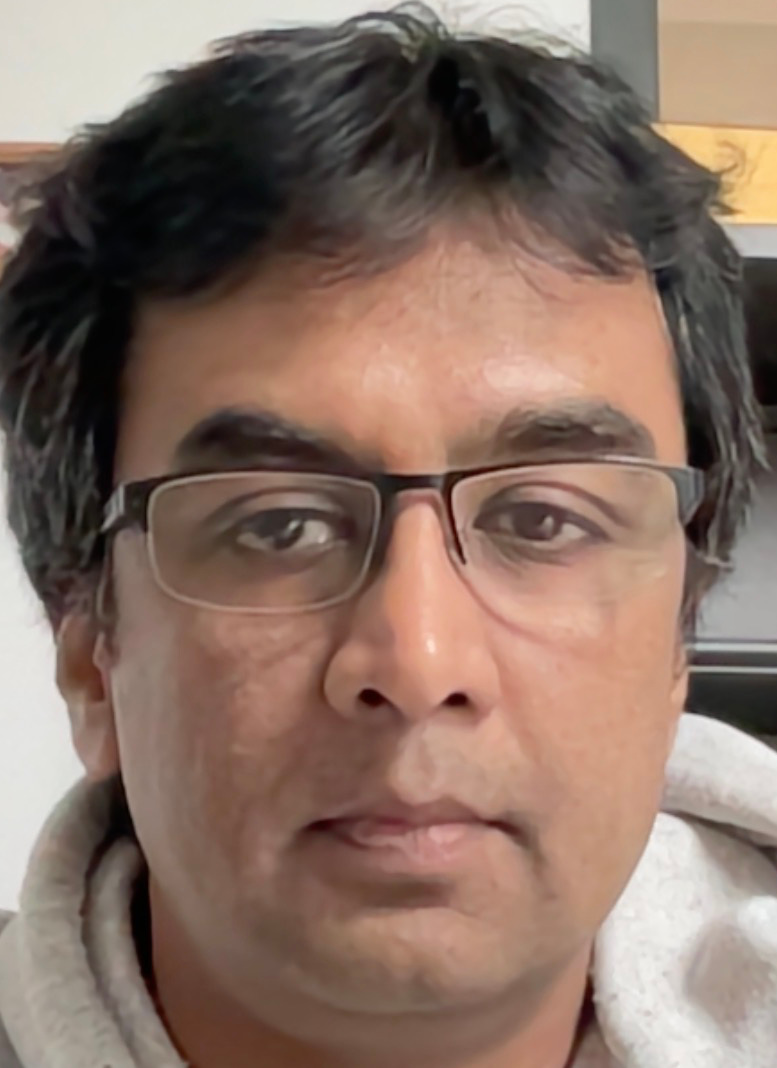
#> input picture hw2/JS_template.jpg, 777 x 1068 px
$ jupyter execute --allow-errors registration.ipynb   (older library calls are emulated)
#> lines starting #> are read from the running program, lines starting #| are printed output that depends on the picture
#> `template = cv2.imread('./JS_template.jpg', 0)`:
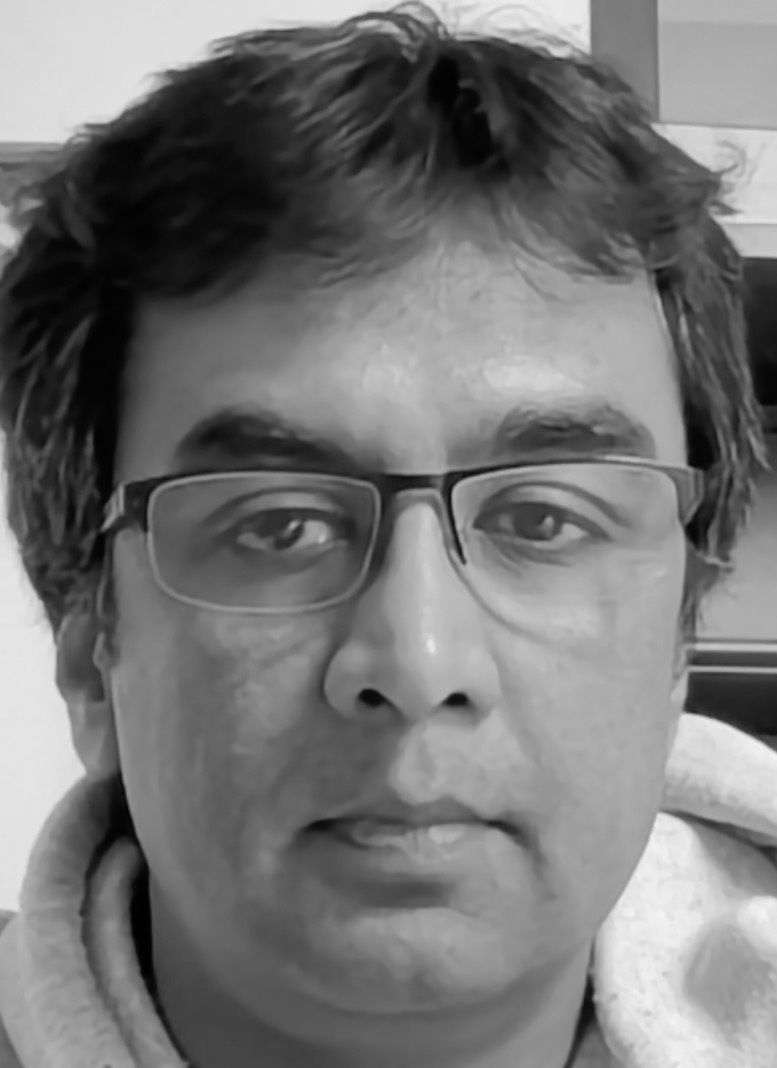
#> template: shape (1068, 777); min 0, max 244, mean 117.5
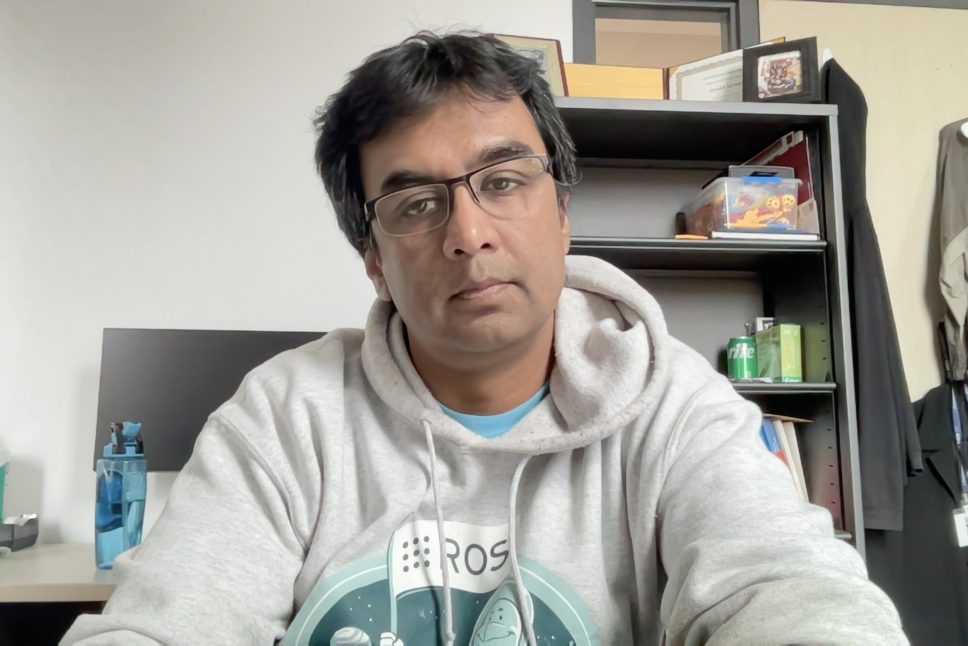
#> input picture hw2/JS_target1.jpg, 2904 x 1936 px (shown at 1/3 size)
#> `target = cv2.imread('./JS_target{}.jpg'.format(i+1), 0)`:
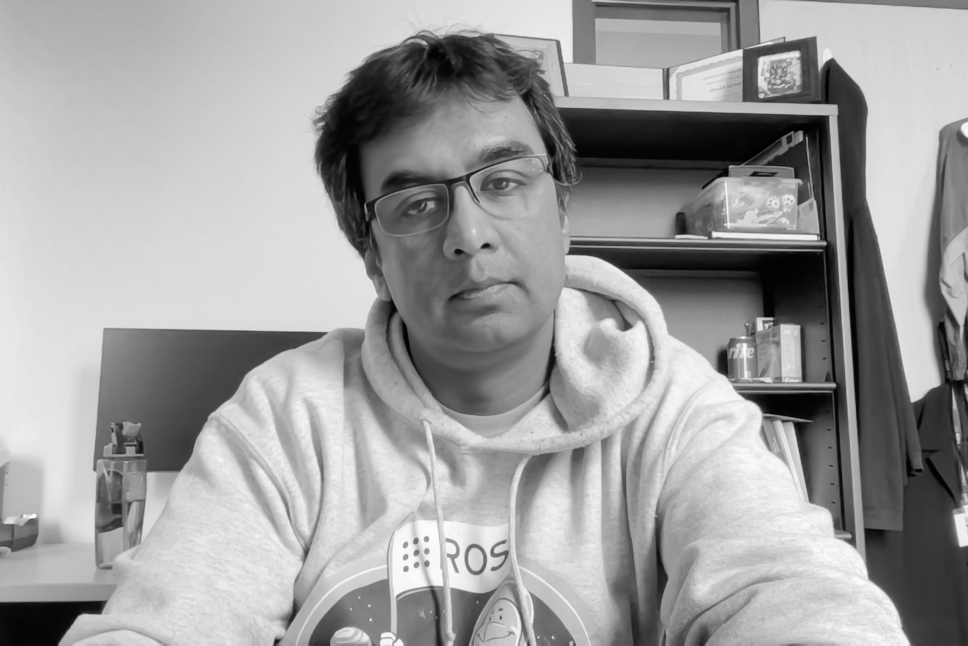
#> target: shape (1936, 2904) (shown at 1/3 size); min 0, max 255, mean 158.3
#> pass 2 of the loop `for i in range(4):`:
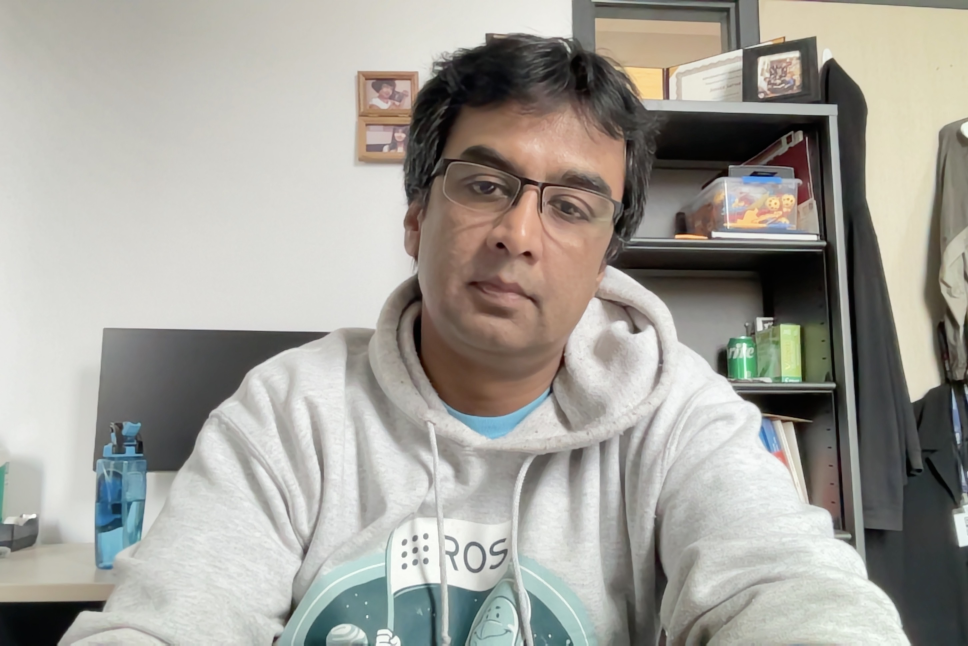
#> input picture hw2/JS_target2.jpg, 2904 x 1936 px (shown at 1/3 size)
#> `target = cv2.imread('./JS_target{}.jpg'.format(i+1), 0)`:
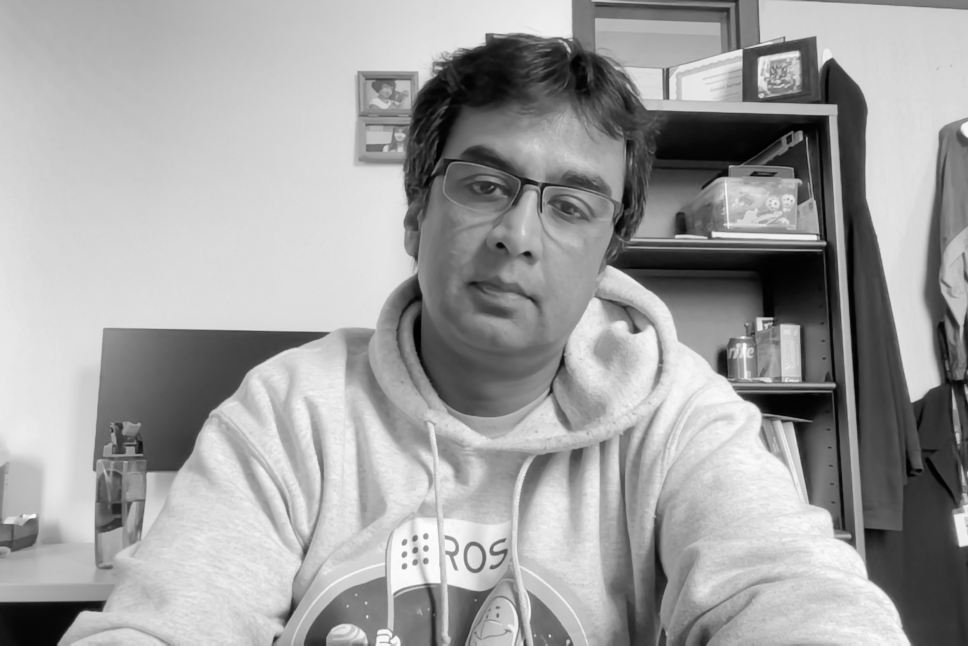
#> target: shape (1936, 2904) (shown at 1/3 size); min 0, max 255, mean 160.5
#> pass 3 of the loop `for i in range(4):`:
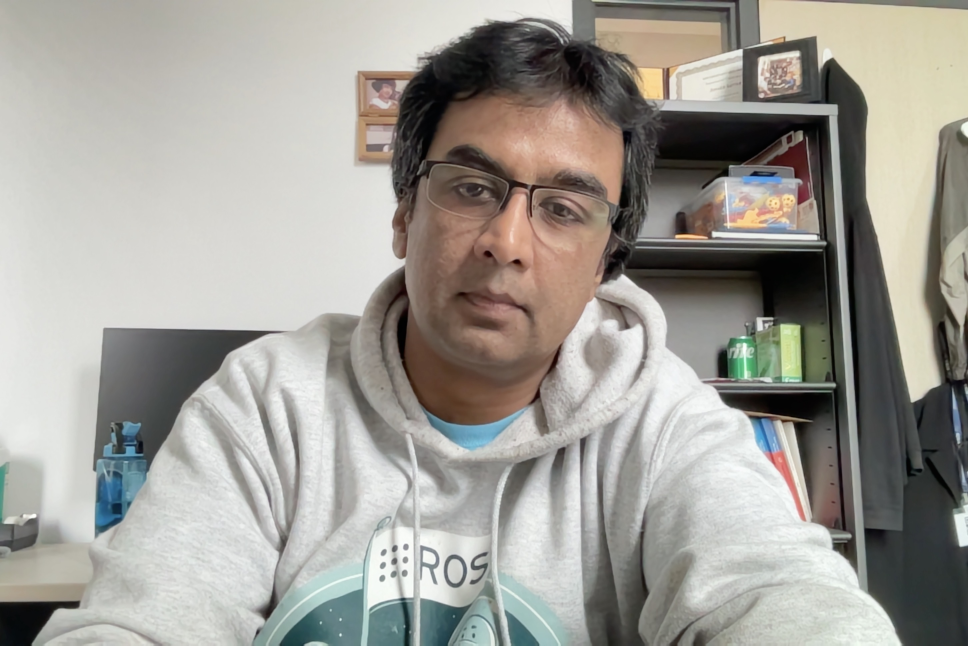
#> input picture hw2/JS_target3.jpg, 2904 x 1936 px (shown at 1/3 size)
#> `target = cv2.imread('./JS_target{}.jpg'.format(i+1), 0)`:
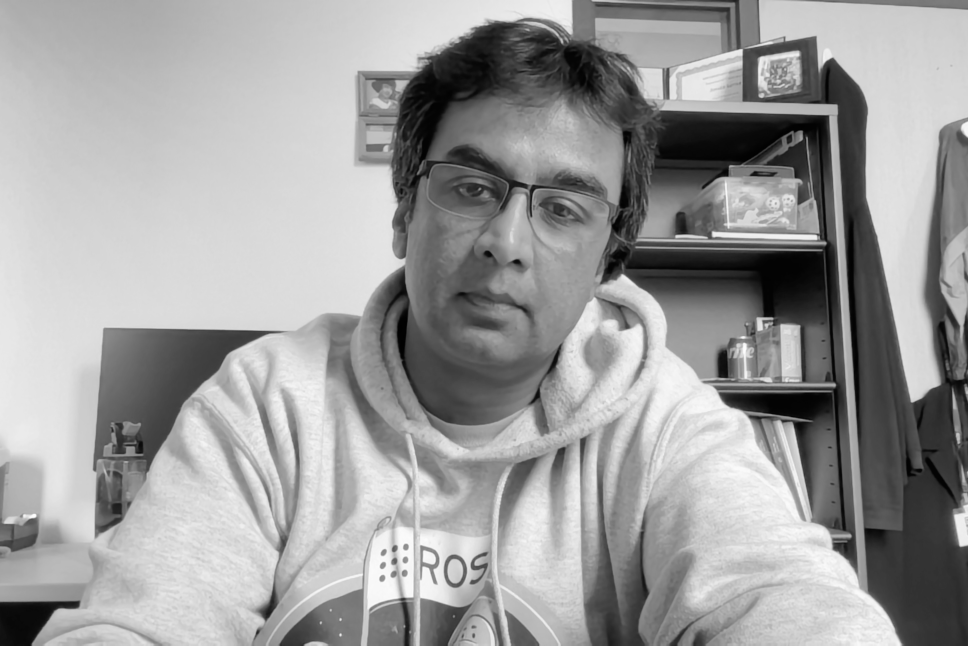
#> target: shape (1936, 2904) (shown at 1/3 size); min 0, max 255, mean 157.2
#> the loop made 4 passes; the first 3 are shown
IMPORT LIBRARIES

[cell 1]
import cv2
import numpy as np
import scipy.io as sio
import matplotlib.pyplot as plt
from sklearn.neighbors import NearestNeighbors
from scipy import interpolate

[cell 2]
def visualize_find_match(img1, img2, x1, x2, img_h=500):
    assert x1.shape == x2.shape, 'x1 and x2 should have same shape!'
    scale_factor1 = img_h/img1.shape[0]
    scale_factor2 = img_h/img2.shape[0]
    img1_resized = cv2.resize(img1, None, fx=scale_factor1, fy=scale_factor1)
    img2_resized = cv2.resize(img2, None, fx=scale_factor2, fy=scale_factor2)
    x1 = x1 * scale_factor1
    x2 = x2 * scale_factor2
    x2[:, 0] += img1_resized.shape[1]
    img = np.hstack((img1_resized, img2_resized))
    plt.imshow(img, cmap='gray', vmin=0, vmax=255)
    for i in range(x1.shape[0]):
        plt.plot([x1[i, 0], x2[i, 0]], [x1[i, 1], x2[i, 1]], 'b')
        plt.plot([x1[i, 0], x2[i, 0]], [x1[i, 1], x2[i, 1]], 'bo')
    plt.axis('off')
    plt.show()

[cell 3]
# [48 lines left out: function visualize_align_image, not called in this run]

[cell 4]
# [28 lines left out: function visualize_track_multi_frames, not called in this run]

[cell 5]
# [28 lines left out: function visualize_align_image_using_feature, not called in this run]

[cell 6]
def find_match(img1, img2):
    # To do
    # Create a sift object.
    sift = cv2.SIFT_create()

    # Extract the keypoints and the corresponding descriptors.
    keypoints_1, descriptor_1 = sift.detectAndCompute(img1, None)
    keypoints_2, desciptior_2 = sift.detectAndCompute(img2, None)

    # Create a Nearest Neighbour object.
    neigh = NearestNeighbors(n_neighbors = 2) # We only need two points, second point is used for ratio test.

    # Fit the algo to the data that we have, we fit the second image and run the algo for points in img1.
    neigh.fit(desciptior_2)
    distances, indices = neigh.kneighbors(descriptor_1, n_neighbors = 2, return_distance=True )

    # Find the distance ratio between first and second value.
    distance_ratio = distances[:,0]/distances[:,1]

    # Get the indices of points which correspond to each other from the two images.
    indices_1 = np.where(distance_ratio < 0.7)[0]
    indices_2 = indices[np.where(distance_ratio < 0.7)][:,0]

    # Get the coordinates of points and store in x1, x2
    x1 = np.array([[keypoints_1[i].pt[0], keypoints_1[i].pt[1]] for i in indices_1])
    x2 = np.array([[keypoints_2[i].pt[0], keypoints_2[i].pt[1]] for i in indices_2])

    return x1, x2

[cell 7]
def align_image_using_feature(x1, x2, ransac_thr, ransac_iter):
    # To do
    np.random.seed(32) # Set random seed for debugging.

    max_inliner = 0
    # Go in a loop for number of iterations.
    for _ in range(ransac_iter):
        # Get index points of three points from a list of indices.
        # We need three correspondance points for a Affine transformation.
        index_points = np.random.choice(len(x1), 3,replace=False) # Output will a numpy array.

        # Get the three points at the random indices we generated.
        u1, v1 = x1[index_points[0]][0], x1[index_points[0]][1]
        u2, v2 = x1[index_points[1]][0], x1[index_points[1]][1]
        u3, v3 = x1[index_points[2]][0], x1[index_points[2]][1]
        u1_, v1_ = x2[index_points[0]][0], x2[index_points[0]][1]
        u2_, v2_ = x2[index_points[1]][0], x2[index_points[1]][1]
        u3_, v3_ = x2[index_points[2]][0], x2[index_points[2]][1]

        # Make the M matrix in equation Mx = b
        M = np.array([[u1, v1, 1, 0, 0, 0],
                    [0, 0, 0, u1, v1, 1],
                    [u2, v2, 1, 0, 0, 0],
                    [0, 0, 0, u2, v2, 1],
                    [u3, v3, 1, 0, 0, 0],
                    [0, 0, 0, u3, v3, 1]])

        # Create a b matrix in equation Mx = b.
        b = np.array([  u1_,
                        v1_,
                        u2_,
                        v2_,
                        u3_,
                        v3_])

        # I used loops and implemented the squared distance for this but now replaced it with Prof's code for consistency.
        # Find the affine transform matrix (x matrix)
        x = np.matmul( np.matmul( np.linalg.inv( np.matmul(M.T, M)), M.T) , b)
        # Make the affine matrix from x.
        temp_A = np.array([[x[0], x[1], x[2]],
                           [x[3], x[4], x[5]],
                           [0,     0,    1]])

        # Find the predicted x2 points.
        x2_t = np.hstack((x1, np.ones((x1.shape[0], 1)))) @ temp_A.T    # Transpose of equation is done.

        # Find the error in transformation for each point.
        # Sum of square diffrence error.
        errors = np.sum(np.square(x2_t[:, :2] - x2), axis=1)
        inliners = np.sum(errors < ransac_thr)   # find the number of inliners.

        if inliners > max_inliner:
            A = temp_A    # Set the return affine transfrom as this one
            max_inliner = inliners   # Set new value for the max_inliners.
    return A

[cell 8]
# [17 lines left out: function warp_image, not called in this run]

[cell 9]
# [76 lines left out: function align_image, not called in this run]

[cell 10]
# [16 lines left out: function track_multi_frames, not called in this run]

#> (a cell that did not finish here is left out)

#> in find_match, `keypoints_1, descriptor_1 = sift.detectAndCompute(img1, None)`: keypoints_1 = 422 keypoints; strongest (x, y, size): (457, 700, 13.6), (197, 189, 149.9), (103, 820, 49.9), (588, 1014, 19.5)
#> in find_match, `keypoints_2, desciptior_2 = sift.detectAndCompute(img2, None)`: keypoints_2 = 1765 keypoints; strongest (x, y, size): (2273, 629, 157.9), (2761, 1125, 79.5), (286, 1821, 31.9), (2323, 1210, 65.2)
#> in find_match, `neigh.fit(desciptior_2)`:
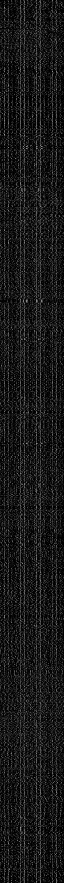
#> desciptior_2: shape (1765, 128) float32 (shown at 1/2 size); min 0, max 213, mean 24.4
#> in find_match, `distances, indices = neigh.kneighbors(descriptor_1, n_neighbors = 2, r..`: distances = 422 pairs, first value 68.93 to 406.4, second value 109.4 to 426.7; indices = 422 pairs, first value 0 to 1755, second value 0 to 1764
#> in find_match, `distance_ratio = distances[:,0]/distances[:,1]`: distance_ratio = 422 values, max 1 at index 83, min 0.287 at index 231, mean 0.873
#> in find_match, `indices_1 = np.where(distance_ratio < 0.7)[0]`: indices_1 = 53 values from 9 to 393
#> in find_match, `indices_2 = indices[np.where(distance_ratio < 0.7)][:,0]`: indices_2 = 53 values, max 1120 at index 13, min 250 at index 9, mean 553.3
#> in find_match, `x1 = np.array([[keypoints_1[i].pt[0], keypoints_1[i].pt[1]] for i in i..`: x1 = 53 pairs, first value 25.91 to 737.7, second value 8.02 to 1024.1
#> in find_match, `x2 = np.array([[keypoints_2[i].pt[0], keypoints_2[i].pt[1]] for i in i..`: x2 = 53 pairs, first value 1028.9 to 2072.5, second value 105 to 1098.2
    visualize_find_match(template, target_list[0], x1, x2)
#> in visualize_find_match, `img2_resized = cv2.resize(img2, None, fx=scale_factor2, fy=scale_facto..`:
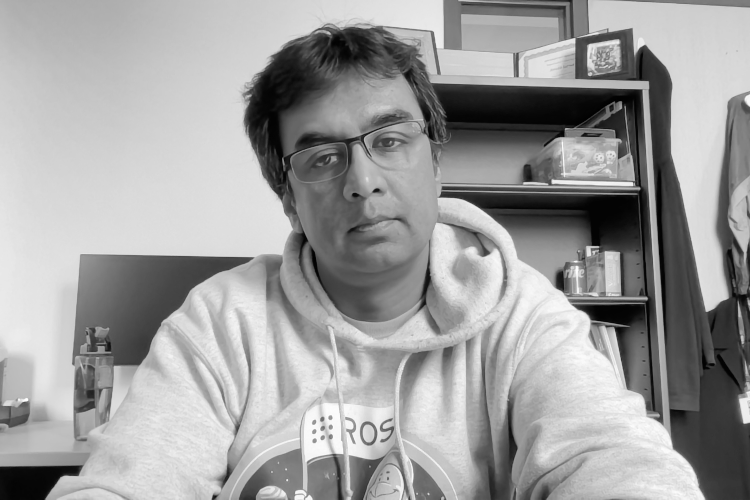
#> img2_resized: shape (500, 750); min 0, max 255, mean 158.2
#> in visualize_find_match, `img = np.hstack((img1_resized, img2_resized))`:
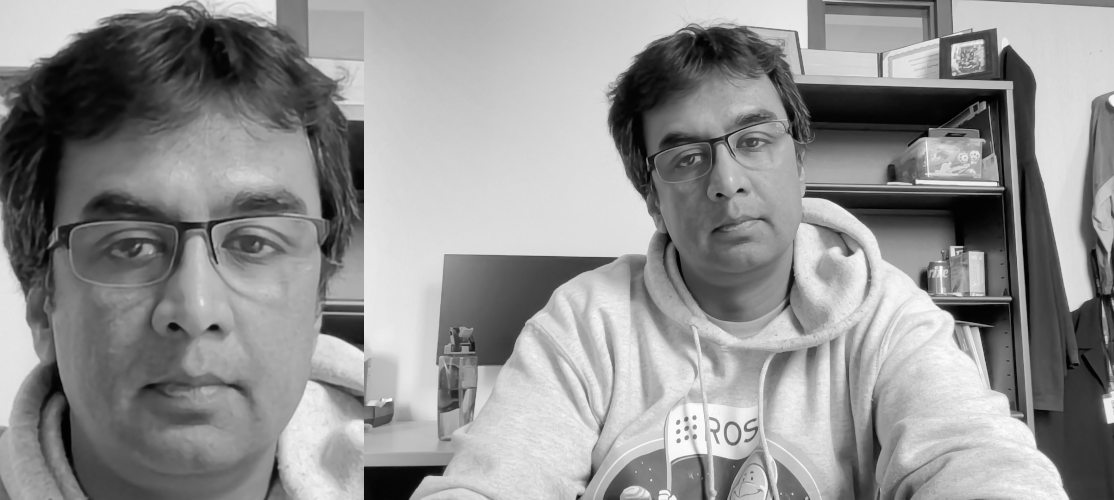
#> img: shape (500, 1114); min 0, max 255, mean 144.9
#> in visualize_find_match, `plt.show()`:
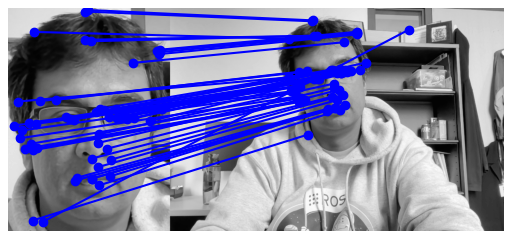
#> figure drawn by matplotlib, 1 panel

    ransac_thr = 120   # This was tuned manually to get ~70 percent inliners.
    ransac_iter = 500   # This was tuned using manually to get good result consistently,
                        #probablistic analysis is giving a very low value.
    A = align_image_using_feature(x1, x2, ransac_thr, ransac_iter)
    visualize_align_image_using_feature(template, target_list[0], x1, x2, A, ransac_thr, img_h=500)

    img_warped = warp_image(target_list[0], A, template.shape)
    plt.imshow(img_warped, cmap='grey', vmin=0, vmax=255)
    plt.axis('off')
    plt.show()

    # # A_refined, errors = align_image(template, target_list[0], A)
    A_refined, errors = align_image(template, target_list[1], A)   # Update from Prof.
    visualize_align_image(template, target_list[1], A, A_refined, errors)

    A_list = track_multi_frames(template, target_list)
    visualize_track_multi_frames(template, target_list, A_list)
